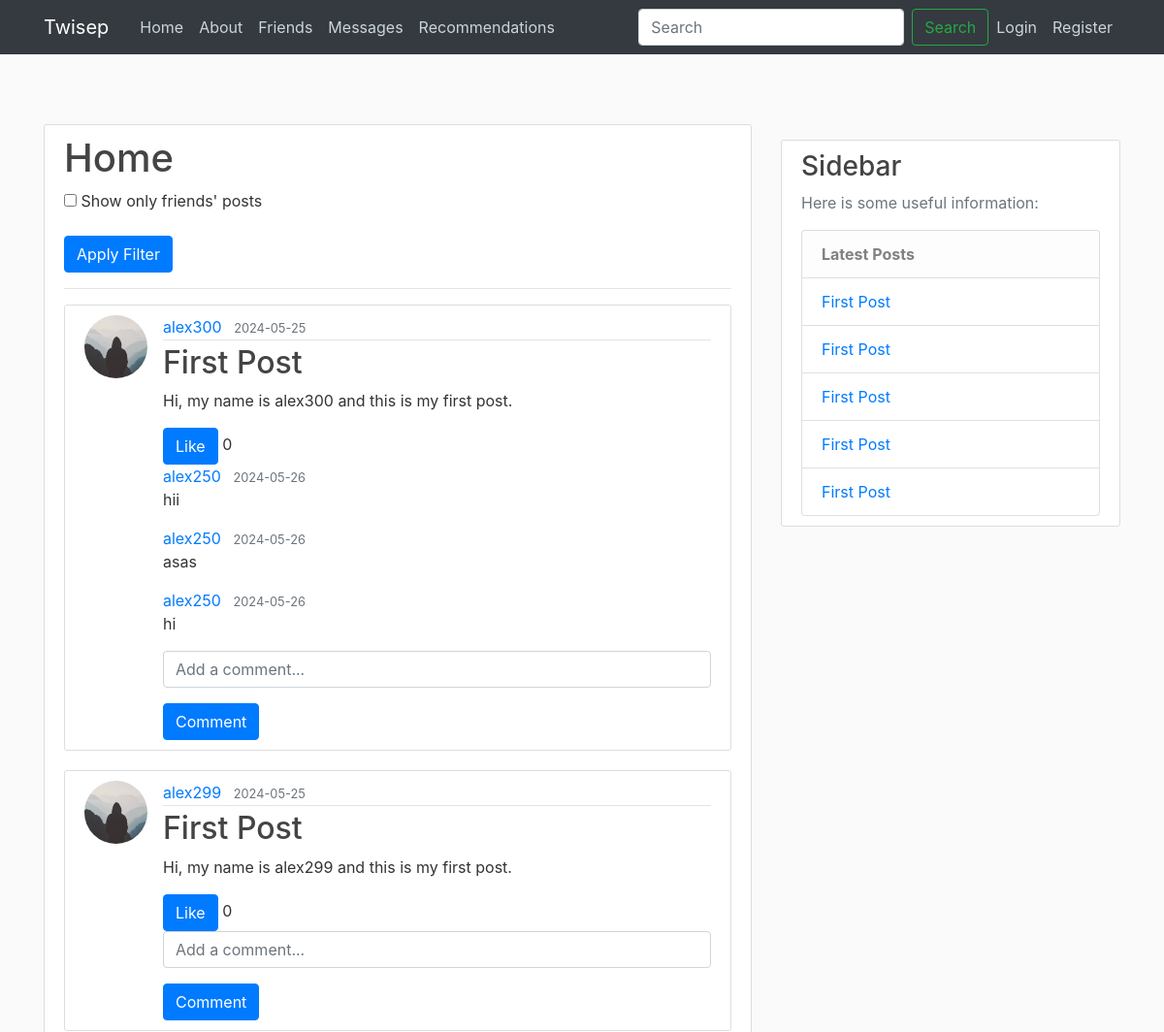
Page /home (upper part) on the earlier database version.
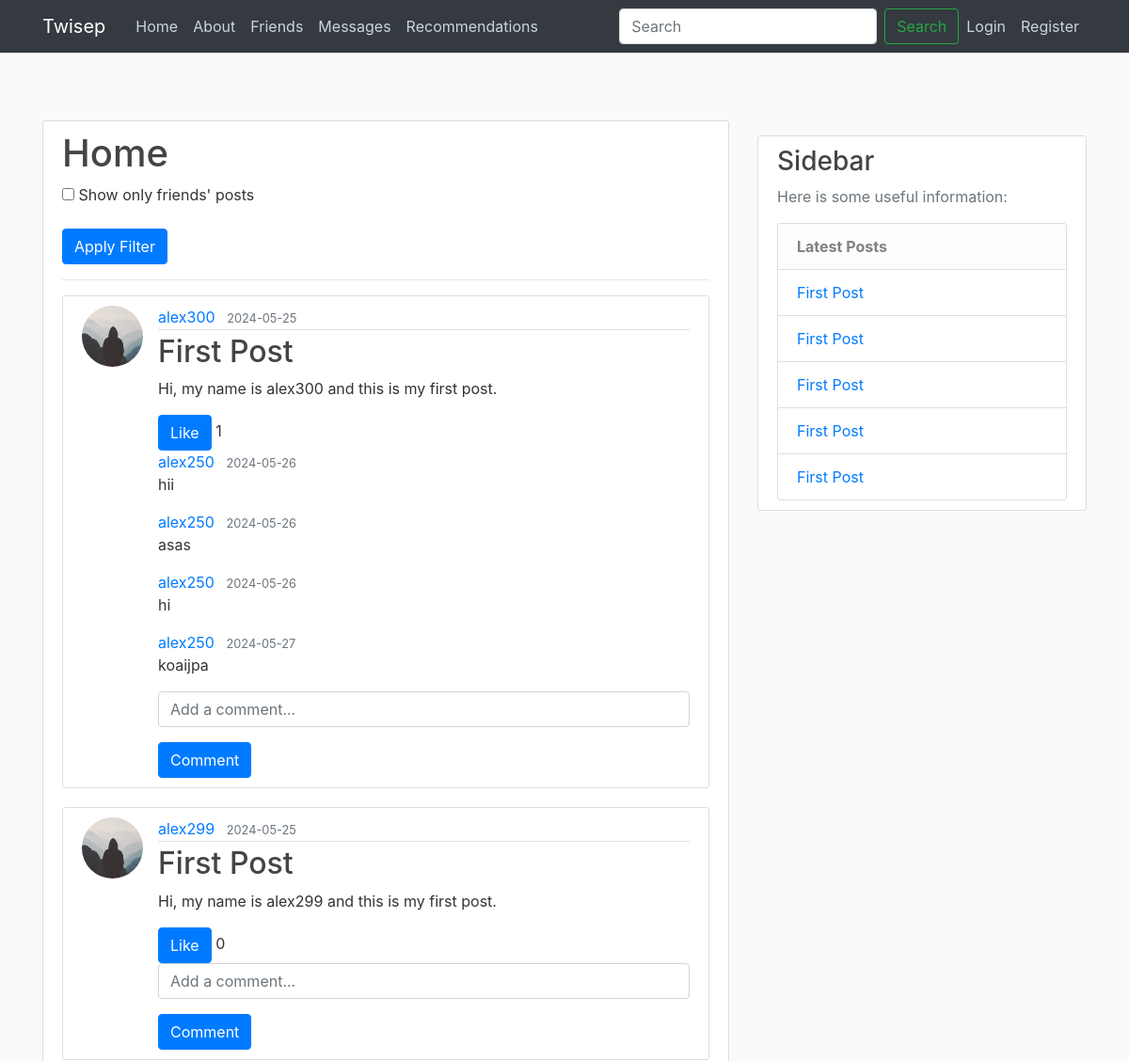
Same page on the later database version.
### flaskblog/models.py (models this page shows, shortened)
class Post(db.Model):
    id = db.Column(db.Integer, primary_key=True)
    title = db.Column(db.String(100), nullable=False)
    date_posted = db.Column(db.DateTime, nullable=False, default=datetime.utcnow)
    content = db.Column(db.Text, nullable=False)
    user_id = db.Column(db.Integer, db.ForeignKey('user.id'), nullable=False)
    comments = db.relationship('Comment', backref='post', lazy=True)
    likes = db.relationship('Like', backref='post', lazy=True)

class User(db.Model, UserMixin):
    id = db.Column(db.Integer, primary_key=True)
    username = db.Column(db.String(20), unique=True, nullable=False)
    email = db.Column(db.String(120), unique=True, nullable=False)
    image_file = db.Column(db.String(20), nullable=False, default='default.jpg')
    password = db.Column(db.String(60), nullable=False)
    biography = db.Column(db.Text, nullable=True)
    posts = db.relationship('Post', backref='author', lazy=True)
    comments = db.relationship('Comment', backref='author', lazy=True)
    likes = db.relationship('Like', backref='user', lazy=True)
    sent_messages = db.relationship('Message', foreign_keys='Message.sender_id', backref='message_sender', lazy=True)
    received_messages = db.relationship('Message', foreign_keys='Message.receiver_id', backref='message_receiver', lazy=True)
    notifications = db.relationship('Notification', backref='user', lazy=True)
    profile_settings = db.relationship('ProfileSettings', backref='user', uselist=False)
    interests = db.relationship('Interest', backref='user', lazy=True)
    conversations_as_user1 = db.relationship('Conversation', foreign_keys='Conversation.user1_id', backref='user1', lazy=True)
    conversations_as_user2 = db.relationship('Conversation', foreign_keys='Conversation.user2_id', backref='user2', lazy=True)
    friends = db.relationship(
        'User', secondary='friendship',
        primaryjoin=(Friendship.user_id == id),
        secondaryjoin=(Friendship.friend_id == id),
        backref=db.backref('friends_of', lazy='dynamic'), lazy='dynamic')

class Comment(db.Model):
    id = db.Column(db.Integer, primary_key=True)
    content = db.Column(db.Text, nullable=False)
    date_posted = db.Column(db.DateTime, nullable=False, default=datetime.utcnow)
    user_id = db.Column(db.Integer, db.ForeignKey('user.id'), nullable=False)
    post_id = db.Column(db.Integer, db.ForeignKey('post.id'), nullable=False)

### flaskblog/routes.py (the view)
@app.route("/", methods=['GET', 'POST'])
@app.route("/home", methods=['GET', 'POST'])
def home():
    filter_friends = request.form.get('filter_friends')
    page = request.args.get('page', 1, type=int)
    comment_form = CommentForm()
    if filter_friends:
        friends_ids = [friend.id for friend in current_user.friends]
        posts = Post.query.filter(Post.user_id.in_(friends_ids)).order_by(Post.date_posted.desc()).paginate(page=page, per_page=5)
    else:
        posts = Post.query.order_by(Post.date_posted.desc()).paginate(page=page, per_page=5)
    latest_posts = Post.query.order_by(Post.date_posted.desc()).limit(5).all()
    announcements = []
    if current_user.is_authenticated:
        announcements = Notification.query.filter_by(user_id=current_user.id).order_by(Notification.date_sent.desc()).limit(5).all()
        friends_with_conversations = [
            (friend, Conversation.query.filter(
                ((Conversation.user1_id == current_user.id) & (Conversation.user2_id == friend.id)) |
                ((Conversation.user1_id == friend.id) & (Conversation.user2_id == current_user.id))
            ).first())
            for friend in current_user.friends
        ]
    else:
        friends_with_conversations = []
    return render_template('home.html', posts=posts, form=AddFriendForm(), comment_form=comment_form, latest_posts=latest_posts,
                           announcements=announcements, friends_with_conversations=friends_with_conversations)

### flaskblog/forms.py (shortened to what this page needs)
class CommentForm(FlaskForm):
    content = StringField('Content', validators=[DataRequired()])
    submit = SubmitField('Post Comment')

class AddFriendForm(FlaskForm):
    friend_username = StringField('Friend Username', validators=[DataRequired()])
    submit = SubmitField('Add Friend')

### flaskblog/routes.py (called while the page is built)
@app.context_processor
def inject_search_form():
    return {
        'search_form': SearchUserForm(),
        'csrf_token': generate_csrf()
    }

### flaskblog/templates/home.html (shortened to what this page needs)
{% extends "layout.html" %}
{% block content %}
<div class="content-section">
    <h1>Home</h1>
    <form method="POST" action="{{ url_for('home') }}">
        <div class="form-group">
            <input type="checkbox" name="filter_friends" id="filter_friends" {% if request.form.get('filter_friends') %}checked{% endif %}>
            <label for="filter_friends">Show only friends' posts</label>
        </div>
        <button type="submit" class="btn btn-primary">Apply Filter</button>
    </form>
    <hr>
    {% for post in posts.items %}
    <article class="media content-section">
        <img class="rounded-circle article-img" src="{{ url_for('static', filename='profile_pics/' + post.author.image_file) }}">
        <div class="media-body">
            <div class="article-metadata">
                <a class="mr-2" href="{{ url_for('user_profile', username=post.author.username) }}">{{ post.author.username }}</a>
                <small class="text-muted">{{ post.date_posted.strftime('%Y-%m-%d') }}</small>
            </div>
            <h2><a class="article-title" href="{{ url_for('post', post_id=post.id) }}">{{ post.title }}</a></h2>
            <p class="article-content">{{ post.content }}</p>
            <button class="btn btn-primary like-btn" data-post-id="{{ post.id }}">Like</button>
            <span id="like-count-{{ post.id }}">{{ post.likes|length }}</span>
            <div id="comments-{{ post.id }}" class="comments-section">
                {% for comment in post.comments %}
                <div class="media comment-section">
                    <div class="media-body">
                        <div class="comment-metadata">
                            <a class="mr-2" href="{{ url_for('user_profile', username=comment.author.username) }}">{{ comment.author.username }}</a>
                            <small class="text-muted">{{ comment.date_posted.strftime('%Y-%m-%d') }}</small>
                        </div>
                        <p class="comment-content">{{ comment.content }}</p>
                    </div>
                </div>
                {% endfor %}
                <form method="POST" action="{{ url_for('add_comment', post_id=post.id) }}">
                    <div class="form-group">
                        {{ comment_form.content(class="form-control", placeholder="Add a comment...") }}
                    </div>
                    <button type="submit" class="btn btn-primary">Comment</button>
                </form>
            </div>
        </div>
    </article>
    {% endfor %}
</div>
{% endblock %}

### flaskblog/templates/layout.html (shortened to what this page needs)
<!DOCTYPE html>
<html>
<head>
     <link rel="stylesheet" href="https://maxcdn.bootstrapcdn.com/bootstrap/4.0.0/css/bootstrap.min.css">
     <link rel="stylesheet" type="text/css" href="{{ url_for('static', filename='main.css') }}">
</head>
<body>
    <header class="site-header">
        <nav class="navbar navbar-expand-md navbar-dark bg-dark fixed-top">
            <div class="container">
                <a class="navbar-brand mr-4" href="/">Twisep</a>
                <div class="collapse navbar-collapse" id="navbarToggle">
                    <div class="navbar-nav mr-auto">
                        <a class="nav-item nav-link" href="{{ url_for('home') }}">Home</a>
                        <a class="nav-item nav-link" href="{{ url_for('about') }}">About</a>
                        <a class="nav-item nav-link" href="{{ url_for('friends') }}">Friends</a>
                        <a class="nav-item nav-link" href="{{ url_for('conversations') }}">Messages</a>
                        <a class="nav-item nav-link" href="{{ url_for('recommendations_page') }}">Recommendations</a>
                    </div>
                    <div class="navbar-nav ml-auto">
                        <form class="form-inline my-2 my-lg-0" method="POST" action="{{ url_for('search') }}">
                            {{ search_form.username(class="form-control mr-sm-2", placeholder="Search", aria_label="Search") }}
                            <button class="btn btn-outline-success my-2 my-sm-0" type="submit">Search</button>
                        </form>
                        {% if current_user.is_authenticated %}
                            <a class="nav-item nav-link" href="{{ url_for('account') }}">Account</a>
                            <a class="nav-item nav-link" href="{{ url_for('logout') }}">Logout</a>
                        {% else %}
                            <a class="nav-item nav-link" href="{{ url_for('login') }}">Login</a>
                            <a class="nav-item nav-link" href="{{ url_for('register') }}">Register</a>
                        {% endif %}
                    </div>
                </div>
            </div>
        </nav>
    </header>
    <main role="main" class="container mt-5 pt-5">
        <div class="row">
            <div class="col-md-8">
                {% block content %}{% endblock %}
            </div>
            <div class="col-md-4">
                <div class="content-section mt-3">
                    <h3>Sidebar</h3>
                    <p class='text-muted'>Here is some useful information:</p>
                    <ul class="list-group">
                        <li class="list-group-item list-group-item-light"><strong>Latest Posts</strong></li>
                        {% for post in latest_posts %}
                        <li class="list-group-item"><a href="{{ url_for('post', post_id=post.id) }}">{{ post.title }}</a></li>
                        {% endfor %}
                    </ul>
                </div>
            </div>
        </div>
    </main>
</body>
</html>

Differences in the rows shown:
computed for Post "Hi, my name is alex300 and this is my first post.": likes|length "0" → "1"
added Comment: author.username "alex250", date_posted "2024-05-27", content "koaijpa", shown under Post "Hi, my name is alex300 and this is my first post."
